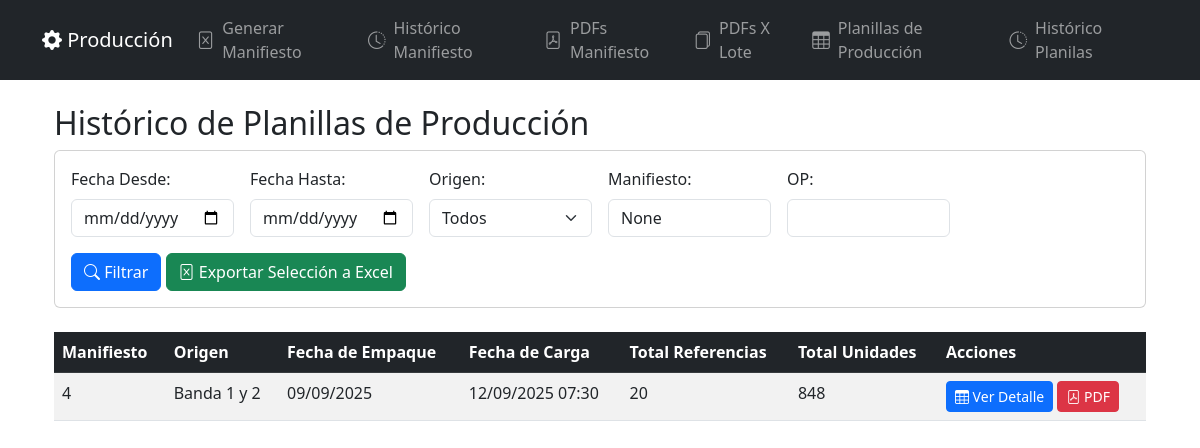
Page /production/historic/ on the committed database.
### production_sheets/models.py (models this page shows, shortened)
class ProductionSheet(models.Model):
    ORIGIN_CHOICES = [
        ('BANDA_1_2', 'Banda 1 y 2'),
        ('BANDA_4', 'Banda 4'),
    ]
    excel_file = models.FileField(
        upload_to='production_sheets/',
        validators=[FileExtensionValidator(allowed_extensions=['xlsx'])]
    )
    origin = models.CharField(max_length=10, choices=ORIGIN_CHOICES)
    manifest_number = models.CharField(max_length=100)
    packing_date = models.DateField()
    upload_date = models.DateTimeField(auto_now_add=True)
    processed = models.BooleanField(default=False)
    class Meta:
        constraints = []

### production_sheets/views.py (the view, shortened to what this page needs)
# urls.py: path('historic/', views.production_sheets_historic, name='historic'),
def production_sheets_historic(request):
    date_from = request.GET.get('date_from')
    date_to = request.GET.get('date_to')
    origin = request.GET.get('origin')
    manifest = request.GET.get('manifest')
    op_search = request.GET.get('op')
    sheets = ProductionSheet.objects.all()
    if date_from:
        sheets = sheets.filter(packing_date__gte=datetime.strptime(date_from, '%Y-%m-%d'))
    if date_to:
        sheets = sheets.filter(packing_date__lte=datetime.strptime(date_to, '%Y-%m-%d'))
    if origin:
        sheets = sheets.filter(origin=origin)
    if manifest:
        sheets = sheets.filter(manifest_number__icontains=manifest)
    op_summary = None
    sheets = sheets.annotate(
        total_refs=Count('productiondetail__ref', distinct=True),
        total_units=Sum('productiondetail__quantity')
    ).order_by('-upload_date')
    if request.GET.get('export') == 'excel':
        return export_to_excel(sheets)
    context = {
        'sheets': sheets,
        'date_from': date_from,
        'date_to': date_to,
        'origin': origin,
        'manifest': manifest,
        'op_summary': op_summary,
        'total_general': total_general if op_search else None
    }
    return render(request, 'production_sheets/historic.html', context)

### production_sheets/templates/production_sheets/historic.html (shortened to what this page needs)
{% extends 'excel_processor/base.html' %}
{% load static %}
{% block content %}
<div class="container mt-4">
    <h2>Histórico de Planillas de Producción</h2>
    <div class="card mb-4">
        <div class="card-body">
            <form method="get" class="row g-3">
                <div class="col-md-2">
                    <label for="date_from" class="form-label">Fecha Desde:</label>
                    <input type="date" class="form-control" id="date_from" name="date_from" value="{{ date_from|date:'Y-m-d' }}">
                </div>
                <div class="col-md-2">
                    <label for="date_to" class="form-label">Fecha Hasta:</label>
                    <input type="date" class="form-control" id="date_to" name="date_to" value="{{ date_to|date:'Y-m-d' }}">
                </div>
                <div class="col-md-2">
                    <label for="origin" class="form-label">Origen:</label>
                    <select class="form-select" id="origin" name="origin">
                        <option value="">Todos</option>
                    </select>
                </div>
                <div class="col-md-2">
                    <label for="manifest" class="form-label">Manifiesto:</label>
                    <input type="text" class="form-control" id="manifest" name="manifest" value="{{ manifest }}">
                </div>
                <div class="col-md-2">
                    <label for="op" class="form-label">OP:</label>
                    <input type="text" class="form-control" id="op" name="op" value="{{ request.GET.op }}">
                </div>
                <div class="col-12">
                    <button type="submit" class="btn btn-primary">
                        <i class="bi bi-search"></i> Filtrar
                    </button>
                    {% if sheets %}
                    <a href="?{{ request.GET.urlencode }}&export=excel" class="btn btn-success">
                        <i class="bi bi-file-excel"></i> Exportar Selección a Excel
                    </a>
                    {% endif %}
                </div>
            </form>
        </div>
    </div>
    <div class="table-responsive">
        <table class="table table-striped table-hover">
            <thead class="table-dark">
                <tr>
                    <th>Manifiesto</th>
                    <th>Origen</th>
                    <th>Fecha de Empaque</th>
                    <th>Fecha de Carga</th>
                    <th>Total Referencias</th>
                    <th>Total Unidades</th>
                    <th>Acciones</th>
                </tr>
            </thead>
            <tbody>
                {% for sheet in sheets %}
                <tr>
                    <td>{{ sheet.manifest_number }}</td>
                    <td>{{ sheet.get_origin_display }}</td>
                    <td>{{ sheet.packing_date|date:"d/m/Y" }}</td>
                    <td>{{ sheet.upload_date|date:"d/m/Y H:i" }}</td>
                    <td>{{ sheet.total_refs }}</td>
                    <td>{{ sheet.total_units }}</td>
                    <td>
                        <a href="{% url 'production_sheets:production_sheet_detail' pk=sheet.pk %}" class="btn btn-primary btn-sm">
                            <i class="bi bi-table"></i> Ver Detalle
                        </a>
                        <a href="{% url 'production_sheets:production_sheet_detail' pk=sheet.pk %}?format=pdf" class="btn btn-danger btn-sm">
                            <i class="bi bi-file-pdf"></i> PDF
                        </a>
                    </td>
                </tr>
                {% empty %}
                <tr>
                    <td colspan="7" class="text-center">No se encontraron planillas de producción</td>
                </tr>
                {% endfor %}
            </tbody>
        </table>
    </div>
</div>
{% endblock %}

### rows in the picture
ProductionSheet: manifest_number "4", origin "Banda 1 y 2", packing_date "09/09/2025", upload_date "12/09/2025 07:30", total_refs "20", total_units "848"
